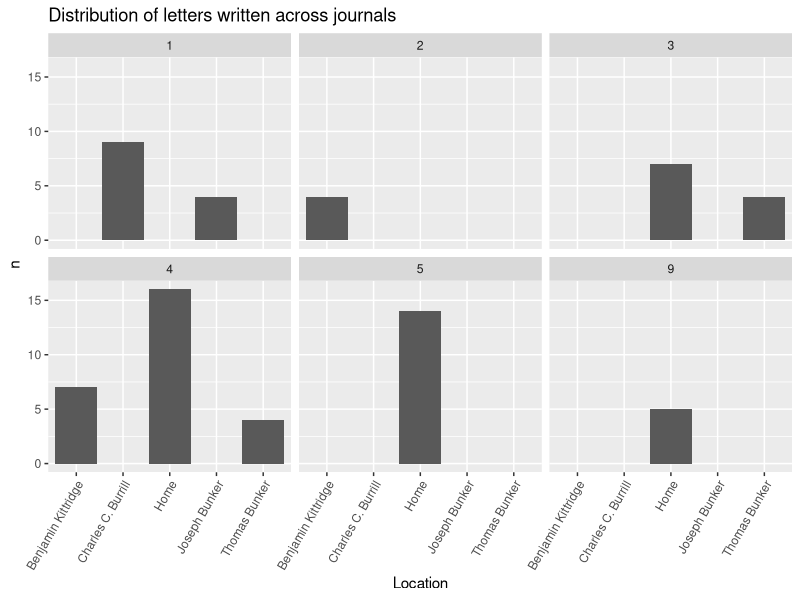
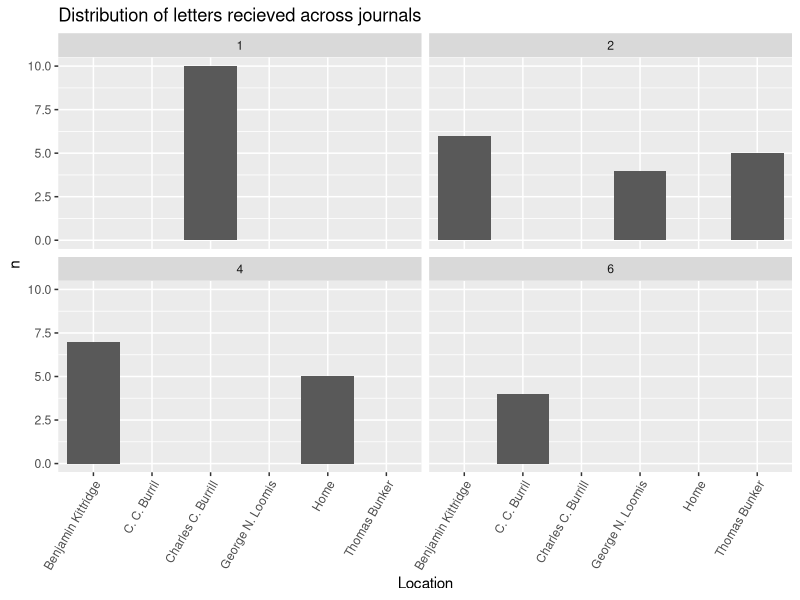
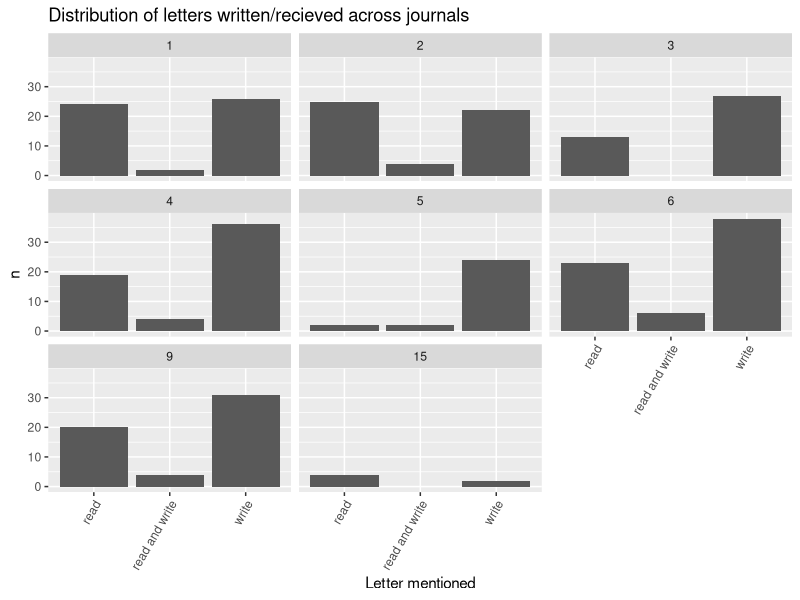
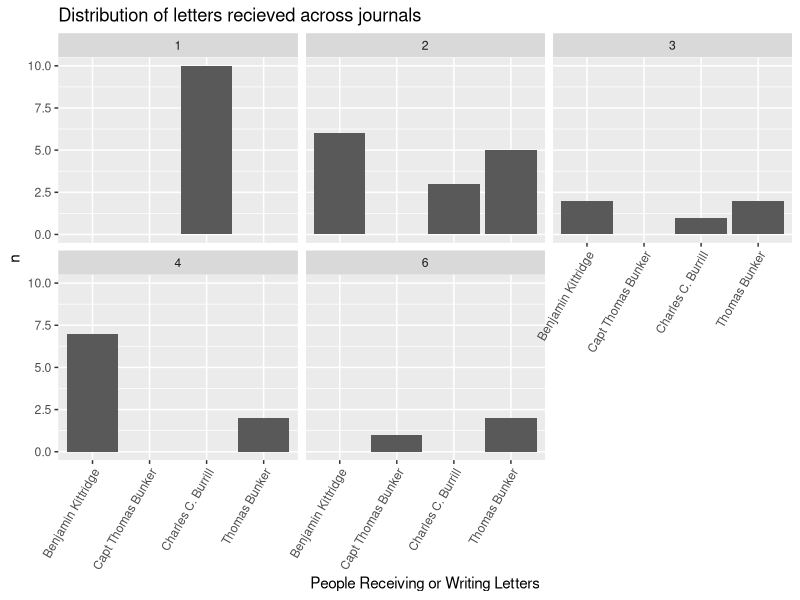
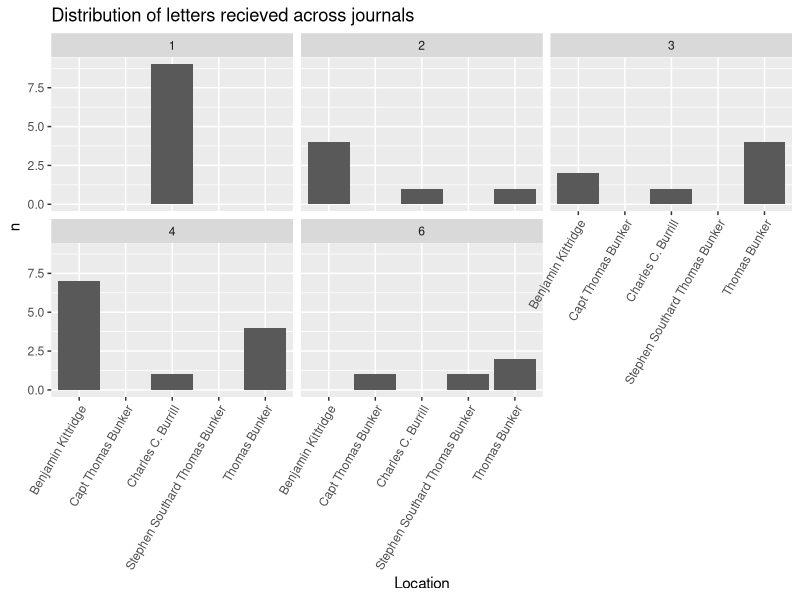

Write R code to recreate these figures, in order.
## ---- chunk 1
#install.packages(c("tidyverse", 
 #                  "tidytext",
  #                 "stopwords",
   #                "widyr",
    #               "tidygraph",
     #              "tidylo",
      #             "ggraph",
       #            "wordcloud",
        #           "dplyr"))
## ---- chunk 2
library(dplyr)
library(tidyverse)
library("magrittr") 
library(tidyverse)
library(tidytext)
## ---- chunk 3
library(readr)
journal_71_72 <- read_csv("Data_Sets/journal_1871_1872 - Sheet1 (1).csv")
journal_73 <- read_csv("Data_Sets/journal_1873 - Sheet1.csv")
journal_74 <- read_csv("Data_Sets/journal_1874 - Sheet1.csv")
journal_75 <- read_csv("Data_Sets/journal_1875 - Sheet1.csv")
journal_76 <- read_csv("Data_Sets/journal_1876 - Sheet1.csv")
journal_77 <- read_csv("Data_Sets/journal_1877 - Sheet1.csv")
journal_80 <- read_csv("Data_Sets/journal_1880 - Sheet1.csv")
journal_83 <- read_csv("Data_Sets/journal_1883 - Sheet1.csv")
journal_84 <- read_csv("Data_Sets/journal_1884 - Sheet1.csv")
journal_86 <- read_csv("Data_Sets/journal_1886 - Sheet1.csv")

## ---- chunk 4
journal_71_72$journal <- 1
journal_73$journal <- 2
journal_74$journal <- 3
journal_75$journal <- 4
journal_76$journal <- 5
journal_77$journal <- 6

journal_80$journal <- 9

journal_83$journal <- 12
journal_84$journal <- 13

journal_86$journal <- 15
## ---- chunk 5
journal_71_72 <- journal_71_72 %>%
  rename(transcription_accuracy = transcription) %>%
  mutate(image_path = as.character(image_path)) %>%
  mutate(image_description = as.character(image_description))

journal_75 <- journal_75 %>%
  mutate(quantity = as.character(quantity)) %>%
  mutate(latitude = as.logical(latitude)) %>%
  mutate(latitude_origin = as.logical(latitude_origin)) %>%
  mutate(longitude = as.logical(longitude)) %>%
  mutate(longitude_origin = as.logical(longitude_origin))

journal_76 <- journal_76 %>%
  mutate(quantity = as.character(quantity)) %>%
  mutate(latitude = as.logical(latitude)) %>%
  mutate(latitude_origin = as.logical(latitude_origin)) %>%
  mutate(longitude = as.logical(longitude)) %>%
  mutate(longitude_origin = as.logical(longitude_origin)) %>%
  mutate(image_path = as.character(image_path)) %>%
  mutate(image_description = as.character(image_description)) %>%
  mutate(noteworthy = as.logical(noteworthy))

journal_77 <- journal_77 %>%
  mutate(quantity = as.character(quantity)) %>%
  mutate(image_path = as.character(image_path)) %>%
  mutate(image_description = as.character(image_description)) %>%
  mutate(noteworthy = as.logical(noteworthy)) %>%
  mutate(temperature_am = as.logical(temperature_am))

journal_80 <- journal_80 %>%
  mutate(image_path = as.character(image_path)) %>%
  mutate(image_description = as.character(image_description)) %>%
  mutate(noteworthy = as.logical(noteworthy)) %>%
  mutate(temperature_am = as.logical(temperature_am)) %>%
  mutate(temperature_pm = as.logical(temperature_pm)) %>%
  mutate(temperature_night = as.logical(temperature_night))
  
journal_86 <- journal_86 %>%
  mutate(image_path = as.character(image_path)) %>%
  mutate(image_description = as.character(image_description)) %>%
  mutate(noteworthy = as.logical(noteworthy)) %>%
  mutate(temperature_am = as.logical(temperature_am)) %>%
  mutate(temperature_pm = as.logical(temperature_pm)) %>%
  mutate(temperature_night = as.logical(temperature_night)) %>%
  mutate(latitude = as.logical(latitude)) %>%
  mutate(recorder = as.character(recorder)) %>%
  mutate(notes = as.character(notes)) %>%
  select(- ...37)

journal_83 <- journal_83 %>%
  mutate(image_path = as.character(image_path)) %>%
  mutate(image_description = as.character(image_description)) %>%
  mutate(noteworthy = as.logical(noteworthy)) %>%
  mutate(temperature_am = as.logical(temperature_am)) %>%
  mutate(latitude = as.logical(latitude)) %>%
  mutate(latitude_origin = as.logical(latitude_origin)) %>%
  mutate(longitude_origin = as.logical(longitude_origin)) %>%
  mutate(letter_from = as.character(letter_from))
  
journal_84 <- journal_84 %>%
  mutate(image_path = as.character(image_path)) %>%
  mutate(image_description = as.character(image_description)) %>%
  mutate(noteworthy = as.logical(noteworthy)) %>%
  mutate(temperature_am = as.logical(temperature_am)) %>%
  mutate(latitude = as.logical(latitude)) %>%
  mutate(latitude_origin = as.logical(latitude_origin)) %>%
  mutate(letter_to = as.character(letter_to))%>%
  mutate(notes = as.character(notes))
## ---- chunk 6
journals <- dplyr::bind_rows(journal_71_72, journal_73, journal_74, journal_75, journal_76, journal_77, journal_80, journal_86)
## ---- chunk 7
letters <- journals %>%
  filter(letter != "no letter")
## ---- chunk 8
read_letters <- letters %>%
  filter(letter_from != "NA")
  
## ---- chunk 9
write_letters <- letters %>%
  filter(letter_to != "NA")
## ---- chunk 10
read_letters <- read_letters %>%
  separate(letter_from, c("person_1", "person_2", "person_3", "person_4"), sep = ",")
## ---- chunk 11
per_1 <- read_letters %>%
  select(person_1, journal, journal_entry, date_mdy, month, transcription_accuracy, location, location_accuracy, local_place, local_place_accuracy, latitude,latitude_origin, longitude, longitude_origin, quantity, unit, item, letter, wind_direction_am, wind_direction_pm, wind_direction_night, weather_condition_am, weather_condition_pm, weather_condition_night, temperature_am, temperature_pm, temperature_night, image_path, image_description, recorder, notes, noteworthy, second_check) %>%
  rename(from = person_1)
per_2 <- read_letters %>%
  select(person_2, journal, journal_entry, date_mdy, month, transcription_accuracy, location, location_accuracy, local_place, local_place_accuracy, latitude,latitude_origin, longitude, longitude_origin, quantity, unit, item, letter, wind_direction_am, wind_direction_pm, wind_direction_night, weather_condition_am, weather_condition_pm, weather_condition_night, temperature_am, temperature_pm, temperature_night, image_path, image_description, recorder, notes, noteworthy, second_check) %>%
  rename(from = person_2)
per_3 <- read_letters %>%
  select(person_3, journal, journal_entry, date_mdy, month, transcription_accuracy, location, location_accuracy, local_place, local_place_accuracy, latitude,latitude_origin, longitude, longitude_origin, quantity, unit, item, letter, wind_direction_am, wind_direction_pm, wind_direction_night, weather_condition_am, weather_condition_pm, weather_condition_night, temperature_am, temperature_pm, temperature_night, image_path, image_description, recorder, notes, noteworthy, second_check) %>%
  rename(from = person_3)
per_4 <- read_letters %>%
  select(person_4, journal, journal_entry, date_mdy, month, transcription_accuracy, location, location_accuracy, local_place, local_place_accuracy, latitude,latitude_origin, longitude, longitude_origin, quantity, unit, item, letter, wind_direction_am, wind_direction_pm, wind_direction_night, weather_condition_am, weather_condition_pm, weather_condition_night, temperature_am, temperature_pm, temperature_night, image_path, image_description, recorder, notes, noteworthy, second_check) %>%
  rename(from = person_4)

read_letters <- dplyr::bind_rows(per_1, per_2, per_3, per_4)
## ---- chunk 12
read_letters <- read_letters %>%
  mutate(from = str_to_title(from)) %>%
  mutate(from = trimws(from, "both")) %>%
  filter(from != "NA")
## ---- chunk 13
(read_count <- read_letters %>%
   filter(from!= "NA") %>%
    count(from, sort = TRUE))
## ---- chunk 14
write_letters <- write_letters %>%
  separate(letter_to, c("person_1", "person_2", "person_3", "person_4"), sep = ",")
## ---- chunk 15
per_1 <- write_letters %>%
  select(person_1, journal, journal_entry, date_mdy, month, transcription_accuracy, location, location_accuracy, local_place, local_place_accuracy, latitude,latitude_origin, longitude, longitude_origin, quantity, unit, item, letter, wind_direction_am, wind_direction_pm, wind_direction_night, weather_condition_am, weather_condition_pm, weather_condition_night, temperature_am, temperature_pm, temperature_night, image_path, image_description, recorder, notes, noteworthy, second_check) %>%
  rename(to = person_1)
per_2 <- write_letters %>%
  select(person_2, journal, journal_entry, date_mdy, month, transcription_accuracy, location, location_accuracy, local_place, local_place_accuracy, latitude,latitude_origin, longitude, longitude_origin, quantity, unit, item, letter, wind_direction_am, wind_direction_pm, wind_direction_night, weather_condition_am, weather_condition_pm, weather_condition_night, temperature_am, temperature_pm, temperature_night, image_path, image_description, recorder, notes, noteworthy, second_check) %>%
  rename(to = person_2)
per_3 <- write_letters %>%
  select(person_3, journal, journal_entry, date_mdy, month, transcription_accuracy, location, location_accuracy, local_place, local_place_accuracy, latitude,latitude_origin, longitude, longitude_origin, quantity, unit, item, letter, wind_direction_am, wind_direction_pm, wind_direction_night, weather_condition_am, weather_condition_pm, weather_condition_night, temperature_am, temperature_pm, temperature_night, image_path, image_description, recorder, notes, noteworthy, second_check) %>%
  rename(to = person_3)
per_4 <- write_letters %>%
  select(person_4, journal, journal_entry, date_mdy, month, transcription_accuracy, location, location_accuracy, local_place, local_place_accuracy, latitude,latitude_origin, longitude, longitude_origin, quantity, unit, item, letter, wind_direction_am, wind_direction_pm, wind_direction_night, weather_condition_am, weather_condition_pm, weather_condition_night, temperature_am, temperature_pm, temperature_night, image_path, image_description, recorder, notes, noteworthy, second_check) %>%
  rename(to = person_4)

write_letters <- dplyr::bind_rows(per_1, per_2, per_3, per_4)
## ---- chunk 16
write_letters <- write_letters %>%
  mutate(to = str_to_title(to)) %>%
  mutate(to = trimws(to, "both")) %>%
  filter(to != "NA")
## ---- chunk 17
(write_count <- write_letters %>%
   filter(to != "NA") %>%
    count(to, sort = TRUE))

## ---- chunk 18
ben_kitt <-letters %>%
  filter(grepl('Benjamin Kittridge|benjamin kittridge', letter_from))
ben_kitt_2 <-letters %>%
  filter(grepl('Benjamin Kittridge|benjamin kittridge', letter_to))

ben_kitt <- dplyr::bind_rows(ben_kitt, ben_kitt_2)
## ---- chunk 19
(BK_words <- ben_kitt %>%
    unnest_tokens(word, journal_entry) %>%
    count(journal, word, sort = TRUE) %>%
    filter(!word %in% stop_words$word))
## ---- chunk 20
bk_mention <-journals %>%
  filter(grepl('Benj. Kittridge|Benjamin Kittredge|Kittredge', journal_entry)) %>%
  filter(letter == "no letter")
## ---- chunk 21
(bk_word_xletter <- bk_mention %>%
  filter(letter == "no letter") %>%
    unnest_tokens(word, journal_entry) %>%
    count(journal, word, sort = TRUE) %>%
    filter(!word %in% stop_words$word))
## ---- chunk 22
CC_Burr <-letters %>%
  filter(grepl('Charles C. Burrill|C. C. Burrill', letter_from))
CC_Burr_2 <-letters %>%
  filter(grepl('Charles C. Burrill|C. C. Burrill', letter_to))

CC_Burr <- dplyr::bind_rows(CC_Burr, CC_Burr_2)
## ---- chunk 23
(CC_words <- CC_Burr %>%
    unnest_tokens(word, journal_entry) %>%
    count(journal, word, sort = TRUE) %>%
    filter(!word %in% stop_words$word))
## ---- chunk 24
CB_mention <-journals %>%
  filter(grepl('CC Burrill|C.C. Burrill|C. C. Burrill|C C Burrill| Charles C. Burrill| Charles C Burrill|Chas. C. Burrill', journal_entry)) %>%
  filter(letter == "no letter")
## ---- chunk 25
(cb_word_xletter <- CB_mention %>%
  filter(letter == "no letter") %>%
    unnest_tokens(word, journal_entry) %>%
    count(journal, word, sort = TRUE) %>%
    filter(!word %in% stop_words$word))
## ---- chunk 26
Tom_Bunk <-letters %>%
  filter(grepl('Thomas Bunker', letter_from))
Tom_Bunk_2 <-letters %>%
  filter(grepl('Thomas Bunker', letter_to))

Tom_Bunk <- dplyr::bind_rows(Tom_Bunk, Tom_Bunk_2)
## ---- chunk 27
(TB_words <- Tom_Bunk %>%
    unnest_tokens(word, journal_entry) %>%
    count(journal, word, sort = TRUE) %>%
    filter(!word %in% stop_words$word))
## ---- chunk 28
tb_mention <-journals %>%
  filter(grepl('Thomas Bunker|Thom Bunker|thomas Bunker', journal_entry)) %>%
  filter(letter == "no letter")
## ---- chunk 29
(tb_word_xletter <- tb_mention %>%
  filter(letter == "no letter") %>%
    unnest_tokens(word, journal_entry) %>%
    count(journal, word, sort = TRUE) %>%
    filter(!word %in% stop_words$word))
## ---- chunk 30
JF_King <-letters %>%
  filter(grepl('J.F. Kingsley|J.F.K|JFK|Jfk|J F Kingsley| J. F. Kingsley', letter_from))
JF_King_2 <-letters %>%
  filter(grepl('J.F. Kingsley|J.F.K|JFK|Jfk|J F Kingsley| J. F. Kingsley', letter_to))

JF_King <- dplyr::bind_rows(JF_King, JF_King_2)
## ---- chunk 31
(JFK_words <- JF_King %>%
    unnest_tokens(word, journal_entry) %>%
    count(journal, word, sort = TRUE) %>%
    filter(!word %in% stop_words$word))
## ---- chunk 32
jfk_mention <-journals %>%
  filter(grepl('J.F. Kingsley|J.F.K|JFK|Jfk|J F Kingsley| J. F. Kingsley', journal_entry)) 
## ---- chunk 33
(jfk_word_xletter <- jfk_mention %>%
    unnest_tokens(word, journal_entry) %>%
    count(journal, word, sort = TRUE) %>%
    filter(!word %in% stop_words$word))
## ---- chunk 34
count_1 <- write_letters %>%
    filter(journal == 1) %>%
           count(to) 
count_2 <- write_letters %>%
    filter(journal == 2) %>%
           count(to) 
count_3 <- write_letters %>%
    filter(journal == 3) %>%
           count(to)
count_4 <- write_letters %>%
    filter(journal == 4) %>%
           count(to)
count_5 <- write_letters %>%
    filter(journal == 5) %>%
           count(to)
count_6 <- write_letters %>%
    filter(journal == 6) %>%
           count(to) 
count_9 <- write_letters %>%
    filter(journal == 9) %>%
           count(to)
count_12 <- write_letters %>%
    filter(journal == 12) %>%
           count(to)
count_13 <- write_letters %>%
    filter(journal == 13) %>%
           count(to)
count_15 <- write_letters %>%
    filter(journal == 15) %>%
           count(to) 

## ---- chunk 35
count_1$journal <- 1
count_2$journal <- 2
count_3$journal <- 3
count_4$journal <- 4
count_5$journal <- 5
count_6$journal <- 6
count_9$journal <- 9
count_12$journal <- 12
count_13$journal <- 13
count_15$journal <- 15
## ---- chunk 36

to_count <- dplyr::bind_rows(count_1, count_2, count_3, count_4, count_5, count_6, count_9, count_12,count_13, count_15)
## ---- chunk 37
to_count %>%
  group_by(journal) %>%
   filter(n > 3) %>%
  ggplot(aes(x=to, y=n)) + 
   geom_bar(stat = "identity")+
   facet_wrap(vars(journal))+
    theme(axis.text.x = element_text(angle = 60, hjust = 1))+
   labs(y = "n", x = "Location", title = "Distribution of letters written across journals")
## ---- chunk 38
count_1 <- read_letters %>%
    filter(journal == 1) %>%
           count(from) 
count_2 <- read_letters %>%
    filter(journal == 2) %>%
           count(from) 
count_3 <- read_letters %>%
    filter(journal == 3) %>%
           count(from)
count_4 <- read_letters %>%
    filter(journal == 4) %>%
           count(from)
count_5 <- read_letters %>%
    filter(journal == 5) %>%
           count(from)
count_6 <- read_letters %>%
    filter(journal == 6) %>%
           count(from) 
count_9 <- read_letters %>%
    filter(journal == 9) %>%
           count(from)
count_12 <- read_letters %>%
    filter(journal == 12) %>%
           count(from)
count_13 <- read_letters %>%
    filter(journal == 13) %>%
           count(from)
count_15 <- read_letters %>%
    filter(journal == 15) %>%
           count(from) 

## ---- chunk 39
count_1$journal <- 1
count_2$journal <- 2
count_3$journal <- 3
count_4$journal <- 4
count_5$journal <- 5
count_6$journal <- 6
count_9$journal <- 9
count_12$journal <- 12
count_13$journal <- 13
count_15$journal <- 15
## ---- chunk 40

from_count <- dplyr::bind_rows(count_1, count_2, count_3, count_4, count_5, count_6, count_9, count_12,count_13, count_15)
## ---- chunk 41
from_count %>%
  group_by(journal) %>%
   filter(n > 3) %>%
  ggplot(aes(x=from, y=n)) + 
   geom_bar(stat = "identity")+
   facet_wrap(vars(journal))+
    theme(axis.text.x = element_text(angle = 60, hjust = 1))+
   labs(y = "n", x = "Location", title = "Distribution of letters recieved across journals")
## ---- chunk 42
count_1 <- letters %>%
    filter(journal == 1) %>%
           count(letter) 
count_2 <- letters %>%
    filter(journal == 2) %>%
           count(letter) 
count_3 <- letters %>%
    filter(journal == 3) %>%
           count(letter)
count_4 <- letters %>%
    filter(journal == 4) %>%
           count(letter)
count_5 <- letters %>%
    filter(journal == 5) %>%
           count(letter)
count_6 <- letters %>%
    filter(journal == 6) %>%
           count(letter) 
count_9 <- letters %>%
    filter(journal == 9) %>%
           count(letter)
count_12 <- letters %>%
    filter(journal == 12) %>%
           count(letter)
count_13 <- letters %>%
    filter(journal == 13) %>%
           count(letter)
count_15 <- letters %>%
    filter(journal == 15) %>%
           count(letter) 

## ---- chunk 43
count_1$journal <- 1
count_2$journal <- 2
count_3$journal <- 3
count_4$journal <- 4
count_5$journal <- 5
count_6$journal <- 6
count_9$journal <- 9
count_12$journal <- 12
count_13$journal <- 13
count_15$journal <- 15
## ---- chunk 44

letter_count <- dplyr::bind_rows(count_1, count_2, count_3, count_4, count_5, count_6, count_9, count_12,count_13, count_15)
## ---- chunk 45
letter_count %>%
  group_by(journal) %>%
 #  filter(n > 3) %>%
  ggplot(aes(x=letter, y=n)) + 
   geom_bar(stat = "identity")+
   facet_wrap(vars(journal))+
    theme(axis.text.x = element_text(angle = 60, hjust = 1))+
   labs(y = "n", x = "Letter mentioned", title = "Distribution of letters written/recieved across journals")
## ---- chunk 46
top_from <- dplyr::filter(from_count, grepl('C. C. Burill|C.C. Burrill|C.c. Burrill|CC Burrill|Charles C. Burrill|Charles C Burill|Benjamin Kittridge|Thomas Bunker|J.F. Kingsley|J.F.K|JFK|Jfk|J F Kingsley| J. F. Kingsley', from))

## ---- chunk 47
top_from %>%
  group_by(journal) %>%
  ggplot(aes(x=from, y=n)) + 
   geom_bar(stat = "identity")+
   facet_wrap(vars(journal))+
    theme(axis.text.x = element_text(angle = 60, hjust = 1))+
   labs(y = "n", x = "People Receiving or Writing Letters", title = "Distribution of letters recieved across journals")
## ---- chunk 48
top_to <- dplyr::filter(to_count, grepl('C. C. Burill|C.C. Burrill|C.c. Burrill|CC Burrill|Charles C. Burrill|Charles C Burill|Benjamin Kittridge|Thomas Bunker|Capt. Thomas Bunker|J.F. Kingsley|J.F.K|JFK|Jfk|J F Kingsley| J. F. Kingsley', to))
## ---- chunk 49
top_to %>%
  group_by(journal) %>%
  ggplot(aes(x=to, y=n)) + 
   geom_bar(stat = "identity")+
   facet_wrap(vars(journal))+
    theme(axis.text.x = element_text(angle = 60, hjust = 1))+
   labs(y = "n", x = "Location", title = "Distribution of letters recieved across journals")
## ---- chunk 50
#mapping <- c("74250" = 1, "8000" = 2, "9000" = 3)
#data$Week_Number <- mapping[as.character(data$Process_ID)]

#https://forum.posit.co/t/creating-a-new-column-based-on-another-column/109464/6
## ---- chunk 51
Top_2 <-   
  dplyr::filter(write_letters, grepl('C. C. Burill|C.C. Burrill|C.c. Burrill|CC Burrill|Charles C. Burrill|Charles C Burill|Benjamin Kittridge|Thomas Bunker|Capt. Thomas Bunker|J.F. Kingsley|J.F.K|JFK|Jfk|J F Kingsley| J. F. Kingsley', to))%>%
  rename(person = to)
Top_f <-
  dplyr::filter(read_letters, grepl('C. C. Burill|C.C. Burrill|C.c. Burrill|CC Burrill|Charles C. Burrill|Charles C Burill|Benjamin Kittridge|Thomas Bunker|Capt. Thomas Bunker|J.F. Kingsley|J.F.K|JFK|Jfk|J F Kingsley| J. F. Kingsley', from))%>%
  rename(person = from)

top <- dplyr::bind_rows(Top_2, Top_f)
## ---- chunk 52
mapping <- c("Charles C. Burrill" = 44.5434, "Benjamin Kittridge" = 44.387699, "Thomas Bunker" = 44.2534, "Capt Thomas Bunker" = 44.2534, "Stephen Southard Thomas Bunker" = 44.2534)

top$latitude_to <- mapping[as.character(top$person)]
## ---- chunk 53
mapping <- c("Charles C. Burrill" = -68.4195, "Benjamin Kittridge" = -68.212219, "Thomas Bunker" = -68.1837, "Capt Thomas Bunker" = -68.1837, "Stephen Southard Thomas Bunker" = -68.1837)

top$longitude_to <- mapping[as.character(top$person)]
## ---- chunk 54
mapping <- c("Winter Harbor" = 44.3948,                     
"West Gouldsboro, Winter Harbor" = 44.3948, 
# "NA"
"West Gouldsboro" = 44.4695,       
"Winter Harbor, Mark Island, Winter Harbor" = 44.3948,
"Hog Island, Jones Cove" = 44.4687,      
# "Salem"                                    
"Boston"  = 42.3601,                                 
"Stave Island, Winter Harbor" = 44.3948,          
"Prospect Harbor" = 44.4033,                       
"Ellsworth" = 44.5434,                  
"Bangor" = 44.8016,        
"Winter Harbor, West Gouldsboro" = 44.3948,      
"Winter Harbor, Turtle Isle, Winter Harbor" = 44.3948,
"Winter Harbor, Iron Bound, Winter Harbor" = 44.3948,
"Hancock, Petit Manan, Winter Harbor" = 44.3948, 
"Deer Isle, Bass Harbor, Winter Harbor"  = 44.3948,  
"Duck Islands, Winter Harbor" = 44.3948,
"Bass Habor, Winter Harbor"= 44.3948
# "Albany Railroad Wharf"  
)
top$latitude <- mapping[as.character(top$location)]
## ---- chunk 55
mapping <- c("Winter Harbor" = -68.0830,                     
"West Gouldsboro, Winter Harbor"= -68.0830,  
# "NA"
"West Gouldsboro" = -68.0903,               
"Winter Harbor, Mark Island, Winter Harbor" = -68.0830,
"Hog Island, Jones Cove" = -68.1017,
# "Salem"                                    
"Boston" = -71.0589,                               
"Stave Island, Winter Harbor" = -68.0830,           
"Prospect Harbor" = 68.0254,                      
"Ellsworth" = -68.4195,                   
"Bangor" = -68.7712,                       
"Winter Harbor, West Gouldsboro" = -68.0830,
"Winter Harbor, Turtle Isle, Winter Harbor" = -68.0830,
"Winter Harbor, Iron Bound, Winter Harbor" = -68.0830,
"Hancock, Petit Manan, Winter Harbor" = -68.0830,
"Deer Isle, Bass Harbor, Winter Harbor" = -68.0830,
"Duck Islands, Winter Harbor" = -68.0830, 
"Bass Habor, Winter Harbor" = -68.0830  
# "Albany Railroad Wharf"  
)

top$longitude <- mapping[as.character(top$location)]
## ---- chunk 56
write.csv(top, "letter.csv", row.names=FALSE)
